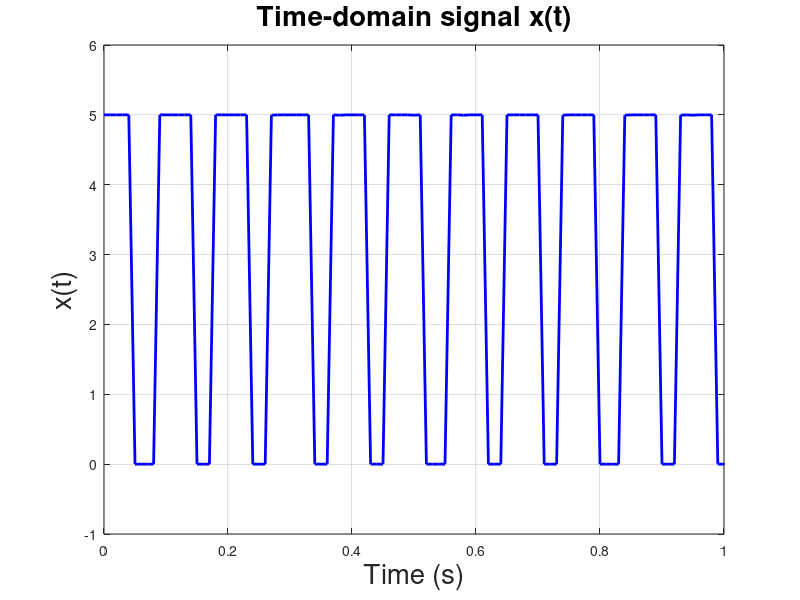

MATLAB code for this plot: (Note: this script raises an error after producing the figure.)
% E101: HW 9a
% Sebastian Heredia & Broderick Bownds
% dheredia@g.hmc.edu & brbownds@g.hmc.edu
% November 8, 2025

%% Question 1): Find A, mean value a0, estimate T0.

% Load data
load('HW9.mat'); % variable x

% Givens
Ts = 0.01;          % sec
Fs = 1 / Ts;        % Sampling Freq (Hz)
N = length (x);     % Number of samples
t = (0:N-1) * Ts;   % Time vector

% Plot HW9.mat signal
clc; clf;

figure(1);
plot(t, x, 'b', 'LineWidth', 2);
xlim([0,1]); ylim([-1,6])
grid on;
xlabel('Time (s)', 'FontSize', 20); ylabel('x(t)', 'FontSize', 20); title('Time-domain signal x(t)', 'FontSize', 20);

% Find a0
a0 = mean(x);

% Find A
LOW = median(x(x < a0));    % Approx LOW signal (stable held signal)
HIGH = median(x(x > a0));   % Approx HIGH signal (stable held signal)
A = HIGH - LOW;

% Note: Avoid using min/max since it assumes no noise spikes (unstable)

% Find T0 (Rising-Edge)
dx = diff(x);                           % Difference between consecutive samples
half_A = 0.5*A;                         % Half the pulse height
rising_edges = find(dx > half_A);       % Save index where rising edges occur

T_samples = diff(rising_edges);         % Difference between rising edges
T0_samples = median(T_samples);         % Take median to avoid outlier spikes
T0 = T0_samples * Ts;                   % Convert to sec

fprintf('Question 1): \na0 = %.3f, \nA = %.3f, \nT0 = %.3f\n', a0, A, T0);

% SOLUTION: a0 = 3.2381
% SOLUTION: A = 5.0000
% SOLUTION: T0 = 0.0900 s

%% Question 2): Plot magX vs f (Hz), plot magX vs k (-500 to 499).

% Defining parameters
x_samples = x(1:1000);              % First 1000 consecutive samples from x(t)
k = -500:499;                       % Given DFT index 
[X, f] = fdomain(x_samples, Fs);    % Call fdomain.m

% Plot magX vs f (Hz)
figure(2);
plot(f, abs(X), 'b', 'LineWidth', 2);
xlabel('Frequency (Hz)', 'FontSize', 20); ylabel('|X(f)|', 'FontSize', 20);
title('Magnitude Spectrum |X(f)| vs Frequency', 'FontSize', 20);
grid on;

% Plot magX vs k (-500 to 499)
figure(3);
plot(k, abs(X), 'r', 'LineWidth', 2);
xlabel('k', 'FontSize', 20); ylabel('|X(k)|', 'FontSize', 20);
title('Magnitude Spectrum |X(k)| vs Index', 'FontSize', 20);
grid on;

fprintf('\nQuestion 2): \nCheck plots in Git Repository\n');

% SOLUTION: Plot in Git Repository (Freq)
% SOLUTION: Plot in Git Repository (Index)

%% Question 3): Determine f0 from Question 2) and from f0 = 1/T0. Explain discrepancies.

% FFT of x_samples
X_samples = fft(x_samples);         % FFT of first 1000 consecutive samples          
magX = abs(X_samples);              % Magnitude of X (FFT)             

magX(1) = 0;                        % Omit DC value for fundamental frequency, not an avg value
maxVal = max(magX);                 % Find max magnitude and its index
idx = find(magX == maxVal, 1);      % Find index of first occurrence of max (signal peak)

% Convert index to freq
f0 = (idx - 1) * (Fs / length(x_samples));  
T0_fft = 1 / f0;

fprintf('\nQuestion 3): \nf0 = %.4f Hz, \nT0_fft = %.4f s, \nT0 = %.4f s\n', f0, T0_fft, T0);

% SOLUTION: f0 = 10.6000 Hz, 
% SOLUTION: T0_fft = 0.0943 s, 
% SOLUTION: T0 = 0.0900 s

% Explanation: The small, 0.0043 difference between T0_fft and T0 is due to
% the FFT providing a discrete approximation of the frequency of x(T). T0 
% is measured direclty from the time-domain rising edges, which reflects the
% actual pulse timing, whereas T0_fft is affected by the freq resolution
% of the FFT, sample length, and possible noise. T0 should be trusted more
% since it gives a more accurate measure of the period (T0 = 1 / f0).

%% Question 4): Determine spectrum of 1000pt Hanning, plot Plot magX vs f (Hz), plot magX vs k (-500 to 499).

% Defining paramters
hanning_win = hann(1000);           % Create Hanning window (1000pt)
x_hann = x_samples .* hanning_win;  % Define x_hann

% FFT of windowed signal
X_hann = fft(x_hann);              
magX_hann = abs(X_hann);            
X_shift = fftshift(X_hann);         % Shift zero-frequency to center

% Frequency vector
Fs = 1 / Ts;                        
N_hann = length(x_samples);              
f_hann = (0:N_hann-1)*(Fs/N_hann);  % Frequency axis (Hz)                      

% Plot magnitude vs frequency (Hz)
figure(4);
plot(f_hann, magX_hann, 'b', 'LineWidth', 2);
xlabel('Frequency (Hz)', 'FontSize', 20); ylabel('|X_{hann}(f)|', 'FontSize', 20);
title('Magnitude Spectrum |X_{hann}(f)| vs Frequency', 'FontSize', 20);
grid on;

% Plot magnitude vs index k (-500 to 499)
figure(5);

% Recall:
k = -500:499; 

plot(k, abs(X_shift), 'r', 'LineWidth', 2);
xlabel('k', 'FontSize', 20); ylabel('|X_{hann}(k)|', 'FontSize', 20);
title('Magnitude Spectrum |X_{hann}(k)| vs Index', 'FontSize', 20);
grid on;

fprintf('\nQuestion 4): \nCheck plots in Git Repository\n');

% SOLUTION: Plot in Git Repository (Freq)
% SOLUTION: Plot in Git Repository (Index)

%% Question 5): Calculate DTFS coefficients (a_k) for one period of x(t).

% Recall: A = 5.0000, a0 = 3.2381, T0 = 0.0900 s, Ts = 0.01 s

% Define parameters
d = a0 / A;                          % Duty cycle = a0 / A =  N1 / N0 
N1 = d * N0;                         % Number of samples per period when signal is ON
N0 = T0 / Ts;                        % Number of samples in one period

%%%%%%%%%%%%%%%%%%%%%
%                   %
%    UNFINISHED!    %
%                   %
%%%%%%%%%%%%%%%%%%%%% 
